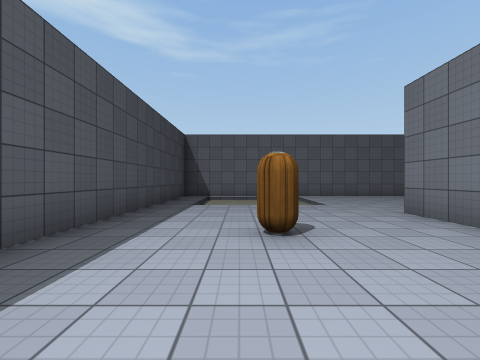
view 1 (above)

24 first-person views from a walk through a 3-D level made in the Unity game engine. The camera is 1.3 m above the floor, looks level and sees 90° across. The floor is counted in squares, 2 m on a side. Each view is taken from the middle of a square. On the plan, view 1 faces up. The plan holds only what a view shows up to about 9 squares ahead; the rest is blank. The place goes on beyond the plan. The player character is not drawn. Surface patterns are stand-ins for the level's own textures.

view 2
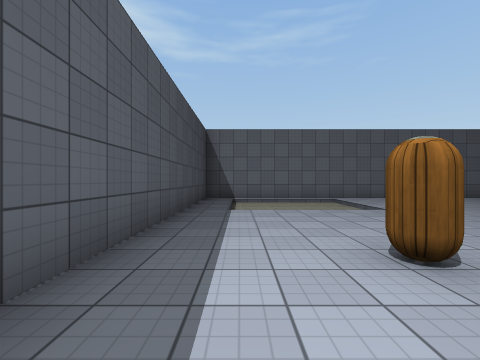

view 3
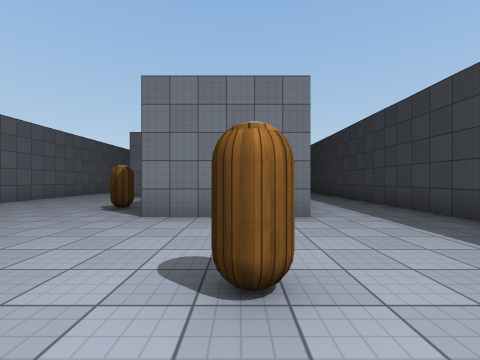

view 4
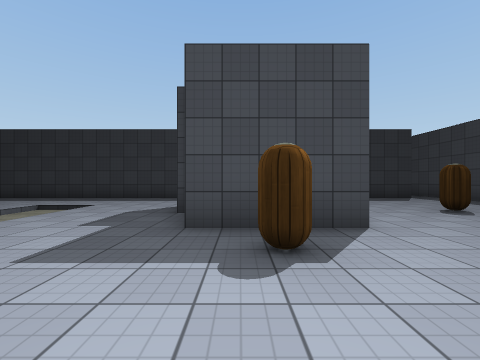

view 5
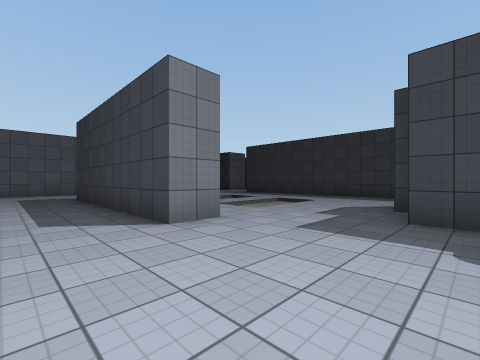

view 6
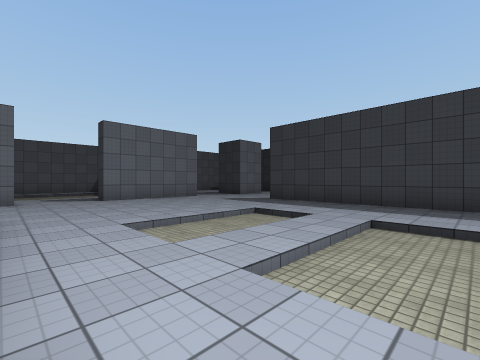

view 7
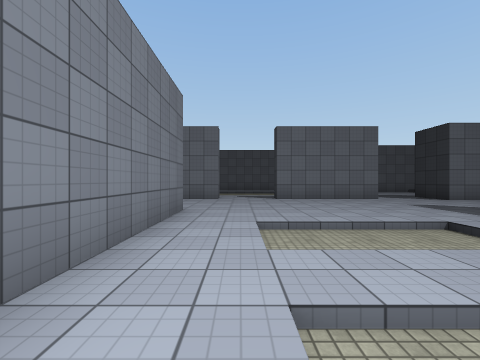

view 8
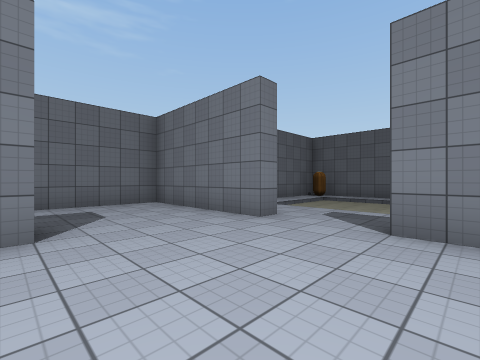

view 9
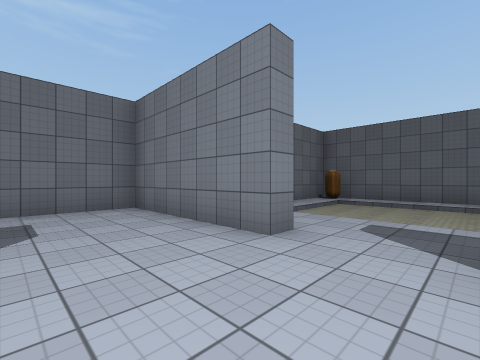

view 10
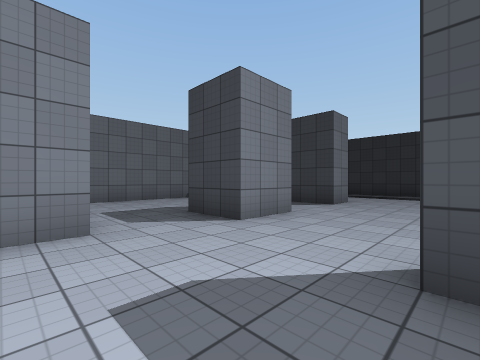

view 11
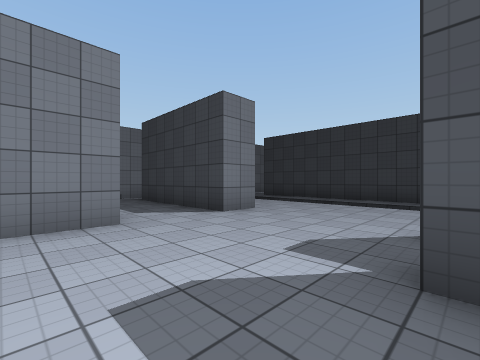

view 12
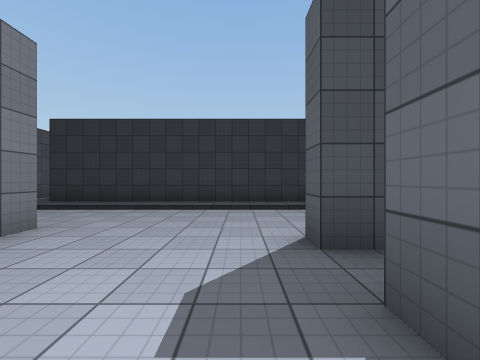

view 13
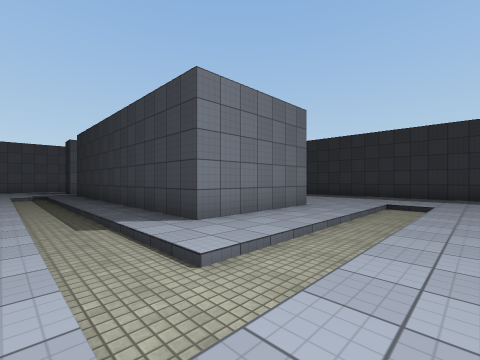

view 14
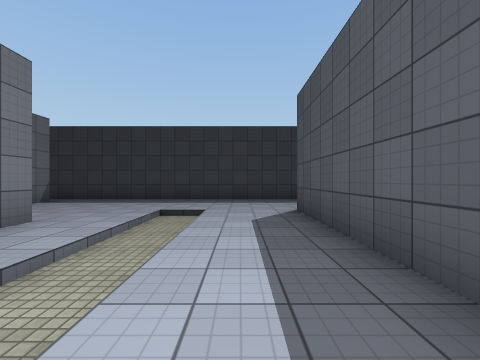

view 15
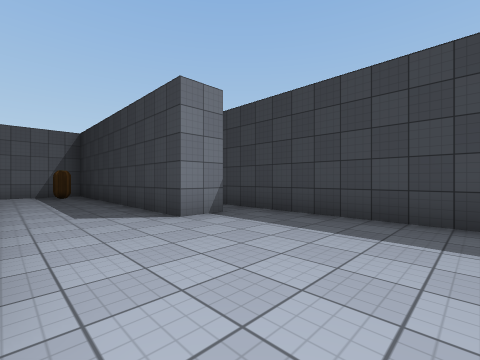

view 16
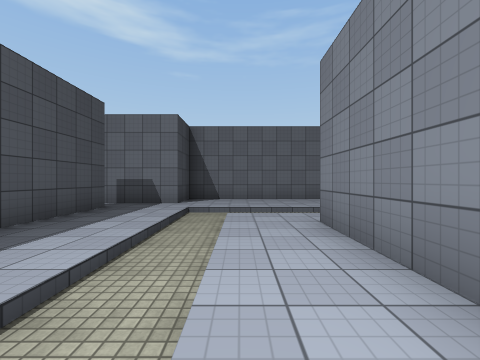

view 17
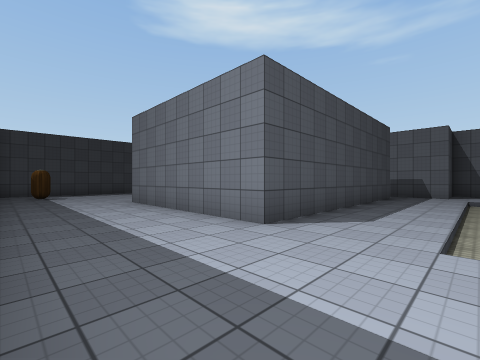

view 18
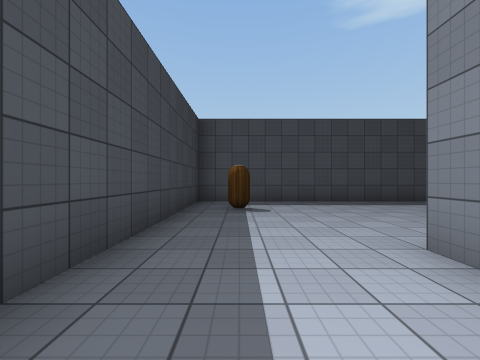

view 19
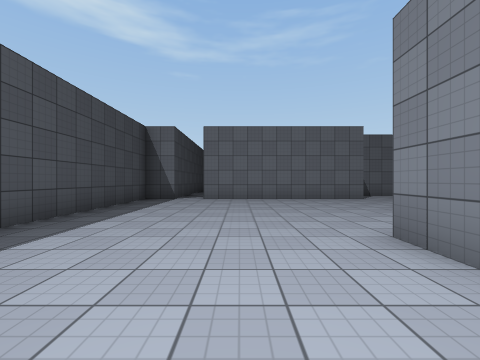

view 20
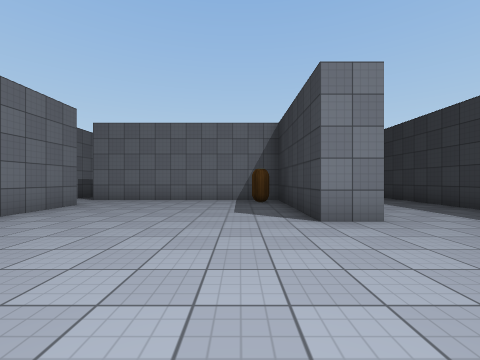

view 21
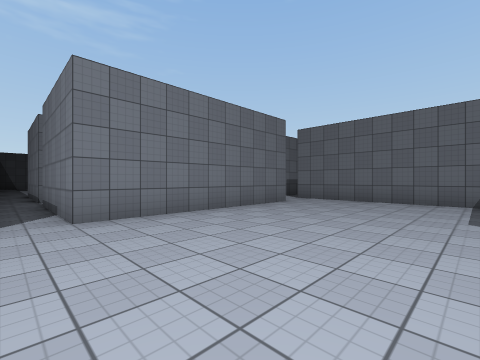

view 22
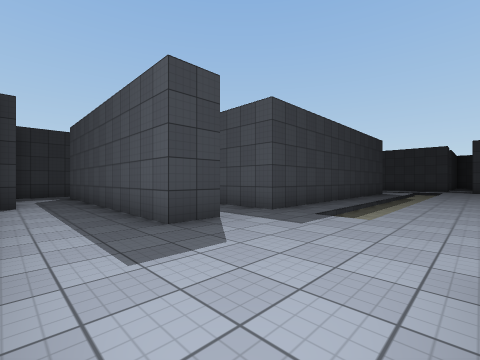

view 23
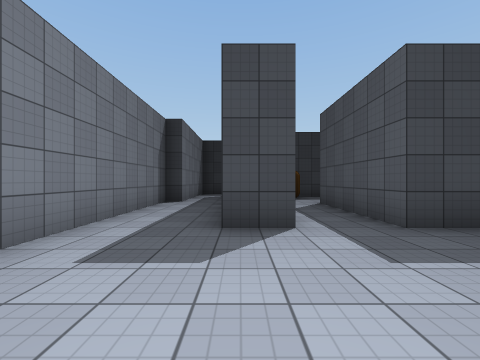

view 24
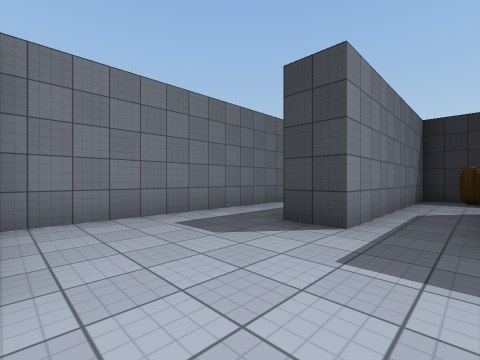

### Floor plan
Key: @ floor where view 1 was taken; # wall or solid block; . main floor; - floor 0.25 m lower than the main floor.
Columns run from 4 left of view 1 to 25 right of it. Each row starts with its distance up from view 1.
 10  ############      ####
  9  #.----...............#  ###
  8  #.----...............#  ..##
  7  #.----......######...#.---.#
  6  #.......#............#.---.#
  5  #......................---.#
  4  #......##...--.-.......---.#
  3  #...#..###..--.-.....#
  2  #......#  ..--.-.....#
  1  #....................#
  0  #..@....................
 -1  #.##  ############.......#
 -2   .#             ....##...#
 -3   .#             ....#  ..#
 -4   .#             #........#
 -5   ..         #####........#
 -6   .#        ##.......####.#
 -7   .#      ###................#
 -8 ##.######....................#
 -9 #.........#..-----------.....#
-10 #.........#..-...............#
-11 #.........#..-..########..#..#
-12 #.........#..-..#      #..#..#
-13 #.........#..-..#      #..#..#
-14 #........##..-............#..#
-15 #.....#####..-..........#.#.##
-16 #.........................#.#
-17 #..#..............#########.#
-18 #..................        .#
-19 ####################       ##

Positions as (right, up) in squares from view 1, and headings:
1: (0, 0), facing up
2: (-1, 1), facing up
3: (-1, 3), facing right
4: (5, 8), facing down
5: (5, 9), facing down-right
6: (9, 6), facing down-right
7: (9, 5), facing right
8: (14, 3), facing up-right
9: (15, 4), facing up-right
10: (14, 1), facing down-right
11: (13, -2), facing down-right
12: (14, -3), facing down
13: (8, -8), facing down-right
14: (8, -10), facing down
15: (10, -14), facing down-right
16: (10, -14), facing up
17: (9, -18), facing up-left
18: (4, -17), facing left
19: (0, -17), facing up
20: (-2, -13), facing right
21: (-2, -13), facing up-right
22: (24, -7), facing down-left
23: (22, -7), facing down
24: (20, -7), facing down-right
